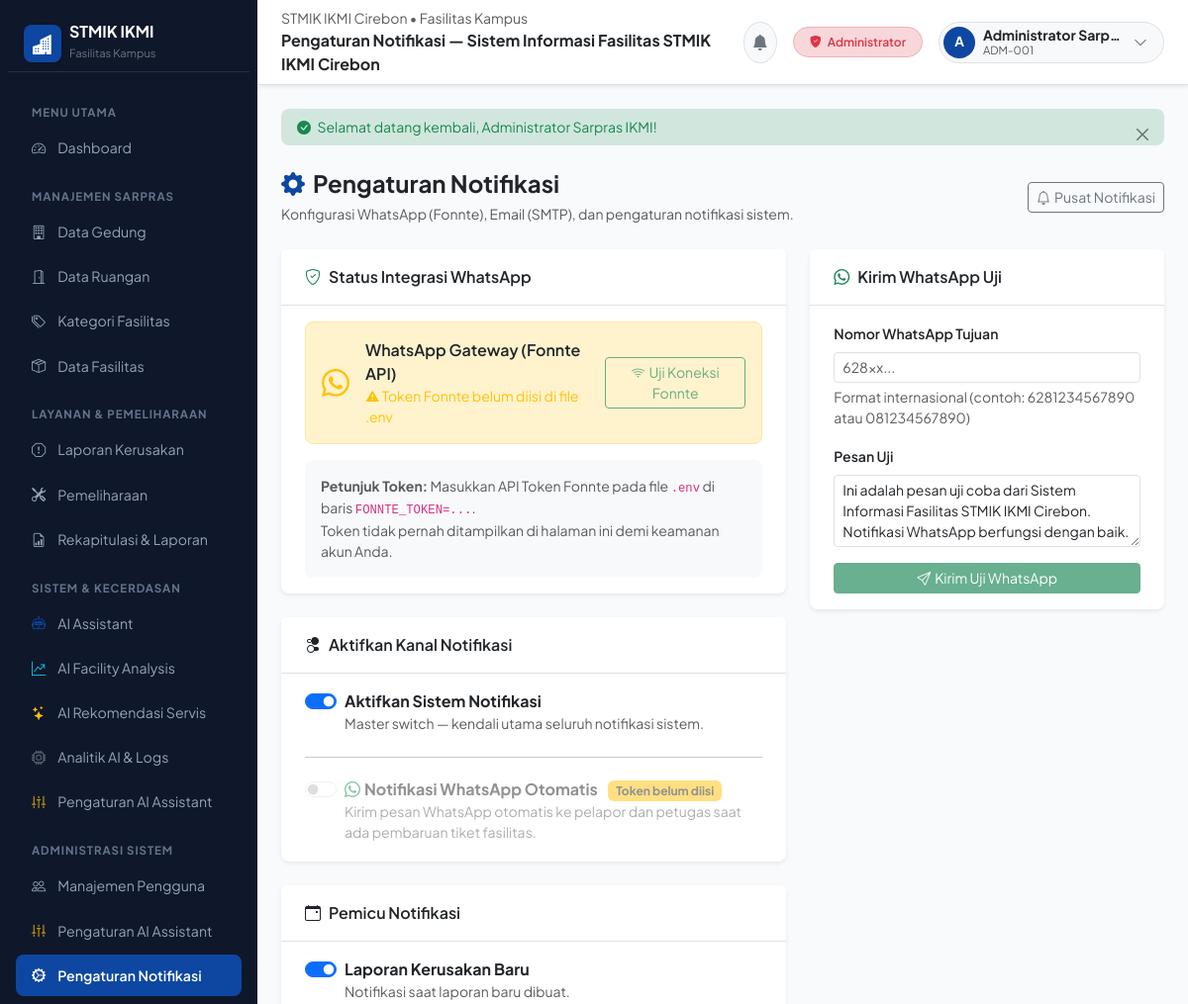
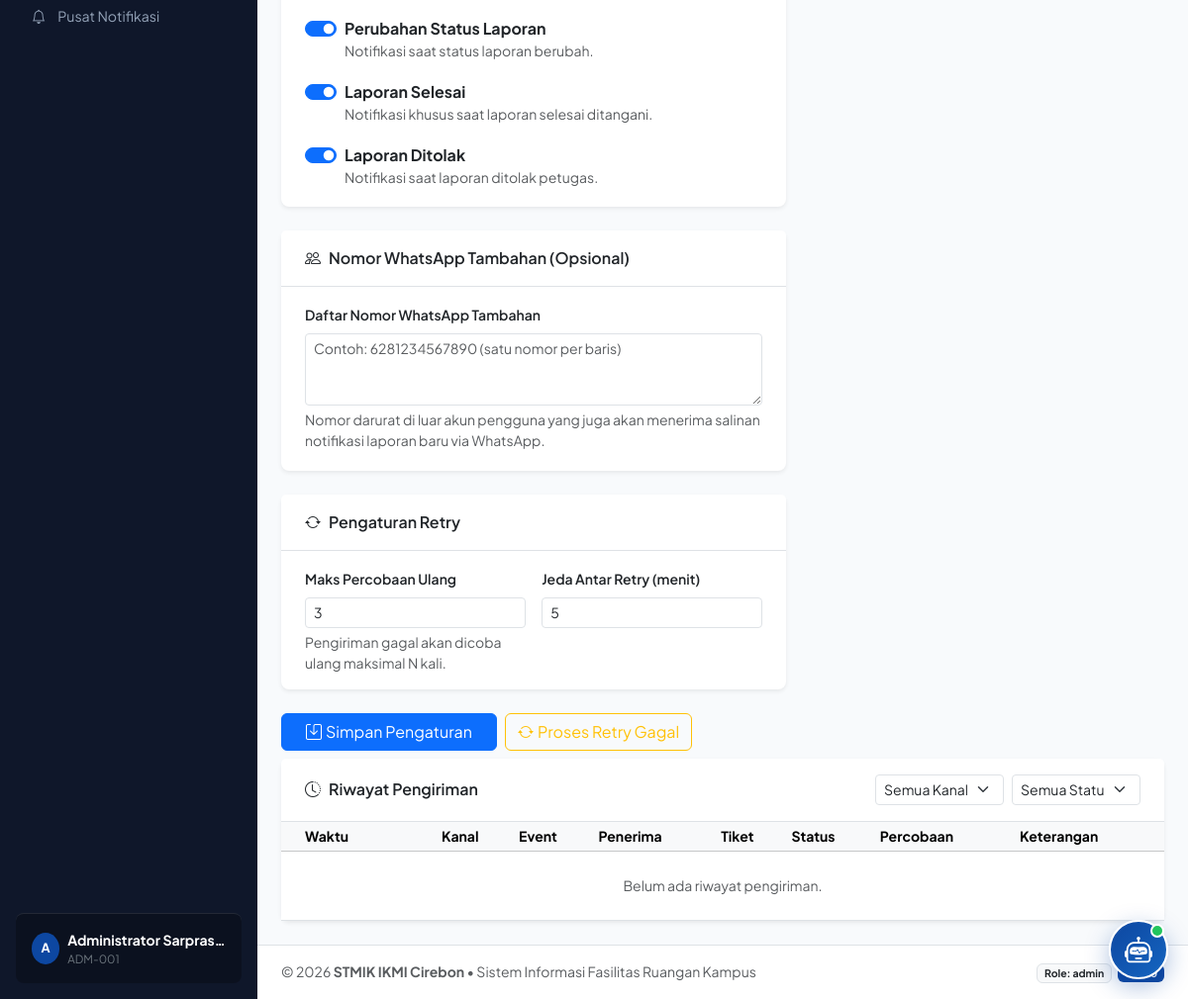
The app's page /public/notifikasi/pengaturan (signed in) with its own data (2 pictures, top to bottom).
### tables this page shows
CREATE TABLE IF NOT EXISTS `notif_settings` (
    `id`                INT UNSIGNED    NOT NULL AUTO_INCREMENT,
    `setting_key`       VARCHAR(100)    NOT NULL UNIQUE,
    `setting_value`     TEXT            NULL,
    `setting_type`      ENUM('boolean','string','json','number') NOT NULL DEFAULT 'string',
    `label`             VARCHAR(150)    NOT NULL,
    `deskripsi`         TEXT            NULL,
    `updated_by`        INT UNSIGNED    NULL,
    `updated_at`        TIMESTAMP       NOT NULL DEFAULT CURRENT_TIMESTAMP ON UPDATE CURRENT_TIMESTAMP,
    PRIMARY KEY (`id`)
);

### app/views/notifikasi/settings.php (the view, shortened to what the rows shown need)
<?php
$settingsMap = [];
foreach ($settings as $s) {
    $settingsMap[$s['setting_key']] = $s;
}
function setting_val(array $map, string $key, mixed $default = ''): mixed {
    return $map[$key]['setting_value'] ?? $default;
}
function is_setting_on(array $map, string $key): bool {
    return in_array($map[$key]['setting_value'] ?? '0', ['1', 'true'], true);
}
?>
<div class="container-fluid px-0">
    <div class="d-flex align-items-center justify-content-between mb-4">
        <div>
            <h4 class="fw-bold mb-1 text-dark"><i class="bi bi-gear-fill text-primary me-2"></i>Pengaturan Notifikasi</h4>
            <small class="text-muted">Konfigurasi WhatsApp (Fonnte), Email (SMTP), dan pengaturan notifikasi sistem.</small>
        </div>
        <div class="d-flex gap-2">
            <a href="<?= base_url('notifikasi') ?>" class="btn btn-sm btn-outline-secondary">
                <i class="bi bi-bell me-1"></i>Pusat Notifikasi
            </a>
        </div>
    </div>
    <div class="row g-4">
        <div class="col-lg-7">
            <div class="card border-0 shadow-sm rounded-3 mb-4">
                <div class="card-header bg-white border-bottom py-3 px-4 fw-semibold text-dark">
                    <i class="bi bi-shield-check text-success me-2"></i>Status Integrasi WhatsApp
                </div>
                <div class="card-body px-4 py-3">
                    <div class="d-flex align-items-center gap-3 p-3 rounded-3 border <?= $wa_configured ? 'border-success-subtle bg-success-subtle' : 'border-warning-subtle bg-warning-subtle' ?>">
                        <i class="bi bi-whatsapp fs-3 <?= $wa_configured ? 'text-success' : 'text-warning' ?>"></i>
                        <div class="flex-grow-1">
                            <div class="fw-semibold">WhatsApp Gateway (Fonnte API)</div>
                            <div class="small <?= $wa_configured ? 'text-success' : 'text-warning' ?>">
                                <?= $wa_configured ? '✓ Token Fonnte terpasang dan siap digunakan' : '⚠ Token Fonnte belum diisi di file .env' ?>
                            </div>
                        </div>
                        <button type="button" class="btn btn-sm btn-outline-success" id="btnTestFonnte" <?= !$wa_configured ? 'disabled' : '' ?>>
                            <i class="bi bi-wifi me-1"></i>Uji Koneksi Fonnte
                        </button>
                    </div>
                    <div class="mt-3 p-3 bg-light rounded-3 small text-muted">
                        <strong>Petunjuk Token:</strong>
                        Masukkan API Token Fonnte pada file <code>.env</code> di baris <code>FONNTE_TOKEN=...</code>.<br>
                        Token tidak pernah ditampilkan di halaman ini demi keamanan akun Anda.
                    </div>
                </div>
            </div>
            <form method="POST" action="<?= base_url('notifikasi/savePengaturan') ?>" id="formSettings">
                <div class="card border-0 shadow-sm rounded-3 mb-4">
                    <div class="card-header bg-white border-bottom py-3 px-4 fw-semibold">
                        <i class="bi bi-toggles2 me-2"></i>Aktifkan Kanal Notifikasi
                    </div>
                    <div class="card-body px-4 py-3">
                        <div class="d-flex flex-column gap-3">
                            <div class="form-check form-switch">
                                <input class="form-check-input" type="checkbox" role="switch" id="notif_enabled" name="notif_enabled" value="1"
                                    <?= is_setting_on($settingsMap, 'notif_enabled') ? 'checked' : '' ?>>
                                <label class="form-check-label" for="notif_enabled">
                                    <strong>Aktifkan Sistem Notifikasi</strong>
                                    <small class="d-block text-muted">Master switch — kendali utama seluruh notifikasi sistem.</small>
                                </label>
                            </div>
                            <hr class="my-1">
                            <div class="form-check form-switch">
                                <input class="form-check-input" type="checkbox" role="switch" id="whatsapp_enabled" name="whatsapp_enabled" value="1"
                                    <?= is_setting_on($settingsMap, 'whatsapp_enabled') ? 'checked' : '' ?> <?= !$wa_configured ? 'disabled' : '' ?>>
                                <label class="form-check-label" for="whatsapp_enabled">
                                    <i class="bi bi-whatsapp text-success me-1"></i><strong>Notifikasi WhatsApp Otomatis</strong>
                                    <?php if (!$wa_configured): ?>
                                        <span class="badge bg-warning text-dark ms-2 small">Token belum diisi</span>
                                    <?php endif; ?>
                                    <small class="d-block text-muted">Kirim pesan WhatsApp otomatis ke pelapor dan petugas saat ada pembaruan tiket fasilitas.</small>
                                </label>
                            </div>
                        </div>
                    </div>
                </div>
                <div class="card border-0 shadow-sm rounded-3 mb-4">
                    <div class="card-header bg-white border-bottom py-3 px-4 fw-semibold">
                        <i class="bi bi-calendar-event me-2"></i>Pemicu Notifikasi
                    </div>
                    <div class="card-body px-4 py-3">
                        <?php
                        $events = [
                            'notif_laporan_baru'   => ['Laporan Kerusakan Baru', 'Notifikasi saat laporan baru dibuat.'],
                            'notif_status_update'  => ['Perubahan Status Laporan', 'Notifikasi saat status laporan berubah.'],
                            'notif_selesai'        => ['Laporan Selesai', 'Notifikasi khusus saat laporan selesai ditangani.'],
                            'notif_ditolak'        => ['Laporan Ditolak', 'Notifikasi saat laporan ditolak petugas.'],
                        ];
                        ?>
                        <div class="d-flex flex-column gap-3">
                            <?php foreach ($events as $key => [$label, $desc]): ?>
                                <div class="form-check form-switch">
                                    <input class="form-check-input" type="checkbox" role="switch"
                                           id="<?= $key ?>" name="<?= $key ?>" value="1"
                                        <?= is_setting_on($settingsMap, $key) ? 'checked' : '' ?>>
                                    <label class="form-check-label" for="<?= $key ?>">
                                        <strong><?= htmlspecialchars($label) ?></strong>
                                        <small class="d-block text-muted"><?= htmlspecialchars($desc) ?></small>
                                    </label>
                                </div>
                            <?php endforeach; ?>
                        </div>
                    </div>
                </div>
                <div class="card border-0 shadow-sm rounded-3 mb-4">
                    <div class="card-header bg-white border-bottom py-3 px-4 fw-semibold">
                        <i class="bi bi-people me-2"></i>Nomor WhatsApp Tambahan (Opsional)
                    </div>
                    <div class="card-body px-4">
                        <?php
                        $rawWa = setting_val($settingsMap, 'wa_notif_tambahan', '[]');
                        $arrWa = json_decode($rawWa, true) ?: [];
                        $waText = implode("\n", $arrWa);
                        ?>
                        <div class="mb-1">
                            <label class="form-label small fw-semibold">Daftar Nomor WhatsApp Tambahan</label>
                            <textarea class="form-control form-control-sm" name="wa_notif_tambahan" rows="3"
                                      placeholder="Contoh: 6281234567890 (satu nomor per baris)"><?= htmlspecialchars($waText) ?></textarea>
                            <div class="form-text">Nomor darurat di luar akun pengguna yang juga akan menerima salinan notifikasi laporan baru via WhatsApp.</div>
                        </div>
                    </div>
                </div>
                <div class="card border-0 shadow-sm rounded-3 mb-4">
                    <div class="card-header bg-white border-bottom py-3 px-4 fw-semibold">
                        <i class="bi bi-arrow-repeat me-2"></i>Pengaturan Retry
                    </div>
                    <div class="card-body px-4">
                        <div class="row g-3">
                            <div class="col-sm-6">
                                <label class="form-label small fw-semibold">Maks Percobaan Ulang</label>
                                <input type="number" class="form-control form-control-sm" name="notif_max_retry"
                                       value="<?= (int)(setting_val($settingsMap, 'notif_max_retry', 3)) ?>"
                                       min="1" max="10">
                                <div class="form-text">Pengiriman gagal akan dicoba ulang maksimal N kali.</div>
                            </div>
                            <div class="col-sm-6">
                                <label class="form-label small fw-semibold">Jeda Antar Retry (menit)</label>
                                <input type="number" class="form-control form-control-sm" name="notif_retry_delay_min"
                                       value="<?= (int)(setting_val($settingsMap, 'notif_retry_delay_min', 5)) ?>"
                                       min="1" max="60">
                            </div>
                        </div>
                    </div>
                </div>
                <div class="d-flex gap-2">
                    <button type="submit" class="btn btn-primary px-4">
                        <i class="bi bi-save me-1"></i>Simpan Pengaturan
                    </button>
                    <button type="submit" form="formRetryProcess" class="btn btn-outline-warning">
                        <i class="bi bi-arrow-repeat me-1"></i>Proses Retry Gagal
                    </button>
                </div>
            </form>
        </div>
        <div class="col-lg-5">
            <div class="card border-0 shadow-sm rounded-3 mb-4">
                <div class="card-header bg-white border-bottom py-3 px-4 fw-semibold">
                    <i class="bi bi-whatsapp text-success me-2"></i>Kirim WhatsApp Uji
                </div>
                <div class="card-body px-4 py-3">
                    <div class="mb-3">
                        <label class="form-label small fw-semibold">Nomor WhatsApp Tujuan</label>
                        <input type="text" class="form-control form-control-sm" id="testWaNumber" placeholder="628xx..." required>
                        <div class="form-text">Format internasional (contoh: 6281234567890 atau 081234567890)</div>
                    </div>
                    <div class="mb-3">
                        <label class="form-label small fw-semibold">Pesan Uji</label>
                        <textarea class="form-control form-control-sm" id="testWaMsg" rows="3">Ini adalah pesan uji coba dari Sistem Informasi Fasilitas STMIK IKMI Cirebon. Notifikasi WhatsApp berfungsi dengan baik.</textarea>
                    </div>
                    <button type="button" class="btn btn-sm btn-success w-100" id="btnSendWaTest" <?= !$wa_configured ? 'disabled title="Token Fonnte belum dikonfigurasi"' : '' ?>>
                        <i class="bi bi-send me-1"></i>Kirim Uji WhatsApp
                    </button>
                </div>
            </div>
        </div>
    </div>
    <div class="card border-0 shadow-sm rounded-3 mt-2">
        <div class="card-header bg-white border-bottom py-3 px-4 d-flex justify-content-between align-items-center">
            <span class="fw-semibold"><i class="bi bi-clock-history me-2"></i>Riwayat Pengiriman</span>
            <div class="d-flex gap-2">
                <select class="form-select form-select-sm" id="filterKanal" style="width:130px;">
                    <option value="">Semua Kanal</option>
                </select>
                <select class="form-select form-select-sm" id="filterStatus" style="width:130px;">
                    <option value="">Semua Status</option>
                </select>
            </div>
        </div>
        <div class="table-responsive">
            <table class="table table-sm table-hover mb-0 small">
                <thead class="table-light">
                    <tr>
                        <th class="px-4">Waktu</th>
                        <th>Kanal</th>
                        <th>Event</th>
                        <th>Penerima</th>
                        <th>Tiket</th>
                        <th>Status</th>
                        <th>Percobaan</th>
                        <th>Keterangan</th>
                    </tr>
                </thead>
                <tbody>
                    <?php if (empty($logs)): ?>
                        <tr><td colspan="8" class="text-center text-muted py-4">Belum ada riwayat pengiriman.</td></tr>
                    <?php endif; ?>
                </tbody>
            </table>
        </div>
    </div>
</div>

### records on screen
notif_settings: setting_value "☑"
notif_settings: setting_value "☑"
notif_settings: setting_value "☑"
notif_settings: setting_value "☑"
notif_settings: setting_value "☑"
notif_settings: notif_max_retry "3"
notif_settings: notif_retry_delay_min "5"

### other values on screen
substr(Auth::user()['nama_lengkap'] ?? 'U', 0, 1) "A"
Auth::user()['nama_lengkap'] "Administrator Sarpras…"
Auth::user()['nomor_induk'] "ADM-001"
$title "Pengaturan Notifikasi — Sistem Informasi Fasilitas STMIK IKMI Cirebon"
$roleLabel "Administrator"
substr($user['nama_lengkap'] ?? 'U', 0, 1) "A"
$user['nama_lengkap'] "Administrator Sarp…"
$user['nomor_induk'] "ADM-001"
$_SESSION['flash_success'] "Selamat datang kembali, Administrator Sarpras IKMI!"
$label "Laporan Kerusakan Baru"
$desc "Notifikasi saat laporan baru dibuat."
$label "Perubahan Status Laporan"
$desc "Notifikasi saat status laporan berubah."
$label "Laporan Selesai"
$desc "Notifikasi khusus saat laporan selesai ditangani."
